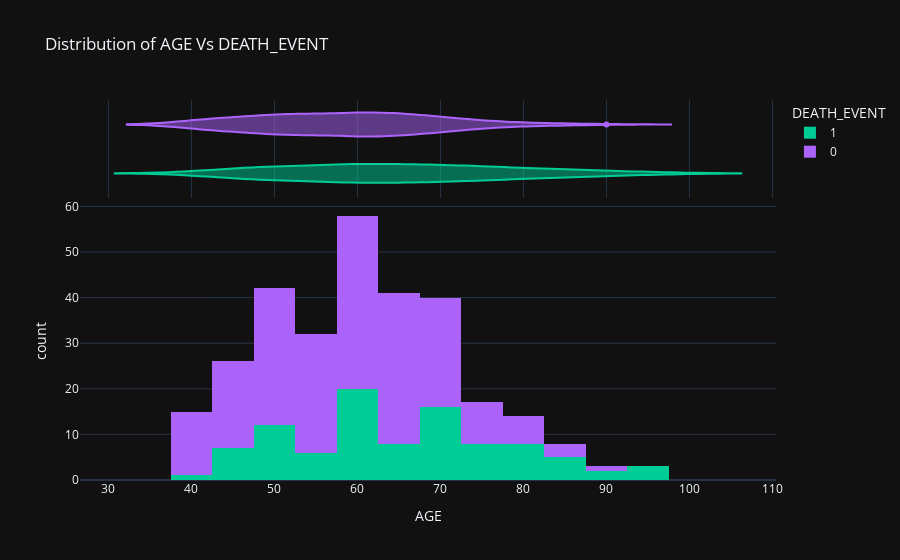

Write notebook code for a chart like this one.
### Markdown cell above
# Age VS Death_count

### Code cell
import plotly.express as px
fig = px.histogram(heart_data, x="age", color="DEATH_EVENT", marginal="violin", hover_data=heart_data.columns, 
                   title ="Distribution of AGE Vs DEATH_EVENT", 
                   labels={"age": "AGE"},
                   template="plotly_dark",
                   color_discrete_map={"0": "RebeccaPurple", "1": "MediumPurple"}
                  )
fig.show()

### Figure 1 — Plotly figure (JSON) as saved in the notebook; plotly's stock layout.template omitted (floating-point values rounded to 4 significant figures; data arrays with more than 128 entries replaced by an {"elided": "..."} marker saying what was removed)
{"data": [{"alignmentgroup": "True", "bingroup": "x", "hovertemplate": "DEATH_EVENT=1<br>AGE=%{x}<br>count=%{y}<extra></extra>", "legendgroup": "1", "marker": {"color": "#00cc96", "pattern": {"shape": ""}}, "name": "1", "offsetgroup": "1", "orientation": "v", "showlegend": true, "type": "histogram", "x": [75, 55, 65, 50, 65, 90, 75, 60, 65, 80, 75, 62, 45, 50, 82, 87, 45, 70, 48, 65, 68, 75, 80, 95, 70, 58, 82, 94, 85, 50, 65, 69, 90, 82, 60, 70, 50, 70, 60, 50, 51, 60, 80, 57, 68, 53, 60, 70, 60, 95, 49, 72, 45, 50, 45, 60, 42, 72, 70, 65, 85, 69, 60, 60, 59, 60, 72, 85, 70, 86, 60, 46, 80, 72, 75, 72, 50, 45, 80, 59, 59, 65, 75, 58, 60.67, 50, 60, 45, 77, 48, 54, 73, 60, 55, 65, 55], "xaxis": "x", "yaxis": "y"}, {"alignmentgroup": "True", "customdata": {"elided": "96x12 float values"}, "hovertemplate": "DEATH_EVENT=%{customdata[11]}<br>AGE=%{x}<br>anaemia=%{customdata[0]}<br>creatinine_phosphokinase=%{customdata[1]}<br>diabetes=%{customdata[2]}<br>ejection_fraction=%{customdata[3]}<br>high_blood_pressure=%{customdata[4]}<br>platelets=%{customdata[5]}<br>serum_creatinine=%{customdata[6]}<br>serum_sodium=%{customdata[7]}<br>sex=%{customdata[8]}<br>smoking=%{customdata[9]}<br>time=%{customdata[10]}<extra></extra>", "legendgroup": "1", "marker": {"color": "#00cc96"}, "name": "1", "offsetgroup": "1", "scalegroup": "x", "showlegend": false, "type": "violin", "x": [75, 55, 65, 50, 65, 90, 75, 60, 65, 80, 75, 62, 45, 50, 82, 87, 45, 70, 48, 65, 68, 75, 80, 95, 70, 58, 82, 94, 85, 50, 65, 69, 90, 82, 60, 70, 50, 70, 60, 50, 51, 60, 80, 57, 68, 53, 60, 70, 60, 95, 49, 72, 45, 50, 45, 60, 42, 72, 70, 65, 85, 69, 60, 60, 59, 60, 72, 85, 70, 86, 60, 46, 80, 72, 75, 72, 50, 45, 80, 59, 59, 65, 75, 58, 60.67, 50, 60, 45, 77, 48, 54, 73, 60, 55, 65, 55], "xaxis": "x2", "yaxis": "y2"}, {"alignmentgroup": "True", "bingroup": "x", "hovertemplate": "DEATH_EVENT=0<br>AGE=%{x}<br>count=%{y}<extra></extra>", "legendgroup": "0", "marker": {"color": "#ab63fa", "pattern": {"shape": ""}}, "name": "0", "offsetgroup": "0", "orientation": "v", "showlegend": true, "type": "histogram", "x": {"elided": "203 float values"}, "xaxis": "x", "yaxis": "y"}, {"alignmentgroup": "True", "customdata": {"elided": "203x12 float values"}, "hovertemplate": "DEATH_EVENT=%{customdata[11]}<br>AGE=%{x}<br>anaemia=%{customdata[0]}<br>creatinine_phosphokinase=%{customdata[1]}<br>diabetes=%{customdata[2]}<br>ejection_fraction=%{customdata[3]}<br>high_blood_pressure=%{customdata[4]}<br>platelets=%{customdata[5]}<br>serum_creatinine=%{customdata[6]}<br>serum_sodium=%{customdata[7]}<br>sex=%{customdata[8]}<br>smoking=%{customdata[9]}<br>time=%{customdata[10]}<extra></extra>", "legendgroup": "0", "marker": {"color": "#ab63fa"}, "name": "0", "offsetgroup": "0", "scalegroup": "x", "showlegend": false, "type": "violin", "x": {"elided": "203 float values"}, "xaxis": "x2", "yaxis": "y2"}], "layout": {"barmode": "relative", "legend": {"title": {"text": "DEATH_EVENT"}, "tracegroupgap": 0}, "title": {"text": "Distribution of AGE Vs DEATH_EVENT"}, "xaxis": {"anchor": "y", "domain": [0, 1], "title": {"text": "AGE"}}, "xaxis2": {"anchor": "y2", "domain": [0, 1], "matches": "x", "showgrid": true, "showticklabels": false}, "yaxis": {"anchor": "x", "domain": [0, 0.7326], "title": {"text": "count"}}, "yaxis2": {"anchor": "x2", "domain": [0.7426, 1], "matches": "y2", "showgrid": false, "showline": false, "showticklabels": false, "ticks": ""}}}
